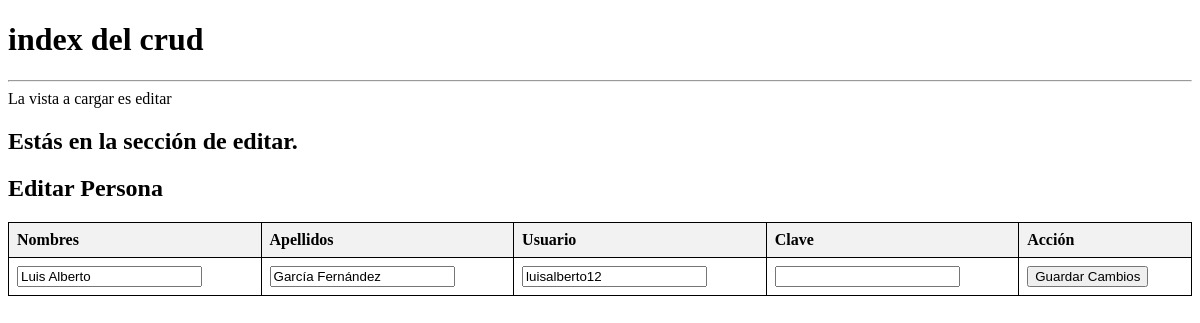
Screenshot of /?cargar=editar&id=3 with the database file from the repository.
### tables this page shows
CREATE TABLE `persona` (
  `id` int(11) NOT NULL,
  `cedula` varchar(11) NOT NULL,
  `nombres` varchar(20) NOT NULL,
  `apellidos` varchar(50) NOT NULL,
  `usuario` varchar(50) NOT NULL,
  `clave` varchar(20) NOT NULL
);

### modelos/conexion.php (called while the page is built, shortened)
<?php
    Class Conexion{
        private $con;
        public function __construct(){
            $this -> host = "localhost";
            $this -> user = "root";
            $this -> pass = "";
            $this -> bd = "personas";
            $this -> con = mysqli_connect($this -> host, $this -> user, $this -> pass,$this -> bd);
        }
        public function consulta_retorno($sql){
            $consulta = mysqli_query($this -> con, $sql);
            return $consulta;
        }
    }
?>

### controladores/ctr_personas.php (called while the page is built, shortened)
<?php
    include_once("modelos/persona.php");
    class ControladorPersona{
        private $persona;
        public function __construct(){
            $this -> persona = new Persona();
        }
        public function ver($id){
            $this -> persona -> set("id", $id);
            return $this -> persona -> ver();
        }
    }
?>

### modelos/persona.php (called while the page is built, shortened)
<?php
    include_once("conexion.php");
    class Persona{
        private $id;
        private $con;
        public function __construct(){
            $this -> con = new Conexion();
        }
        public function set($atributo, $contenido){
            return $this -> $atributo = $contenido;
        }
        public function ver(){
            $sql = "SELECT * FROM persona WHERE id = {$this -> id}";
            $resultado = $this -> con -> consulta_retorno($sql);
            $reg = mysqli_fetch_assoc($resultado);
            return $reg;
        }
    }
?>

### vistas/editar.php (the view, shortened to what this page needs)
<?php
    include_once("controladores/ctr_personas.php");
    $controlador = new ControladorPersona();
    if(isset($_GET['id'])){
        $registro = $controlador->ver($_GET['id']);
    } else {
        header("Location:index.php");
        exit();
    }
?>
<h1>Estás en la sección de editar.</h1>
<head>
</head>
<form action="" method="post">
    <h2>Editar Persona</h2>
    <table>
        <thead>
            <tr>
                <th>Nombres</th>
                <th>Apellidos</th>
                <th>Usuario</th>
                <th>Clave</th>
                <th>Acción</th>
            </tr>
        </thead>
        <tbody>
            <tr>
                <td>
                    <input type="text" name="nombres" value="<?php echo $registro['nombres']; ?>">
                </td>
                <td>
                    <input type="text" name="apellidos" value="<?php echo $registro['apellidos']; ?>">
                </td>
                <td>
                    <input type="text" name="usuario" value="<?php echo $registro['usuario']; ?>">
                </td>
                <td>
                    <input type="password" name="clave" value="">
                </td>
                <td>
                    <input type="submit" name="editar" value="Guardar Cambios">
                </td>
            </tr>
        </tbody>
    </table>
</form>

### vistas/editar.php (style rules this page uses)
table { width: 100%; border-collapse: collapse; }
table, th, td { border: 1px solid black; }
th, td { padding: 8px; text-align: left; }
th { background-color: #f2f2f2; }

### rows the page displays
persona: nombres "Luis Alberto", apellidos "García Fernández", usuario "luisalberto12"

### other values shown
$vista "editar"
